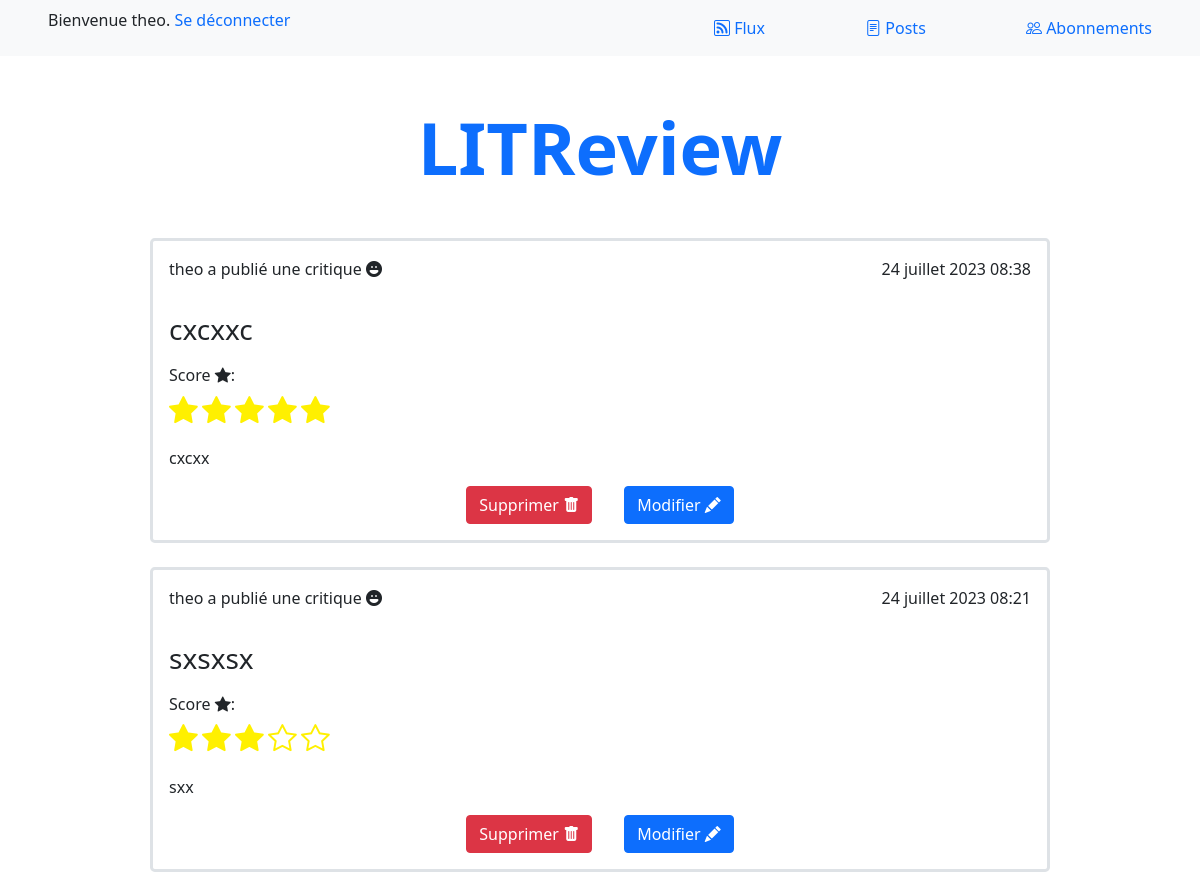
/posts (signed in, upper part), run on an earlier commit of the app's database.
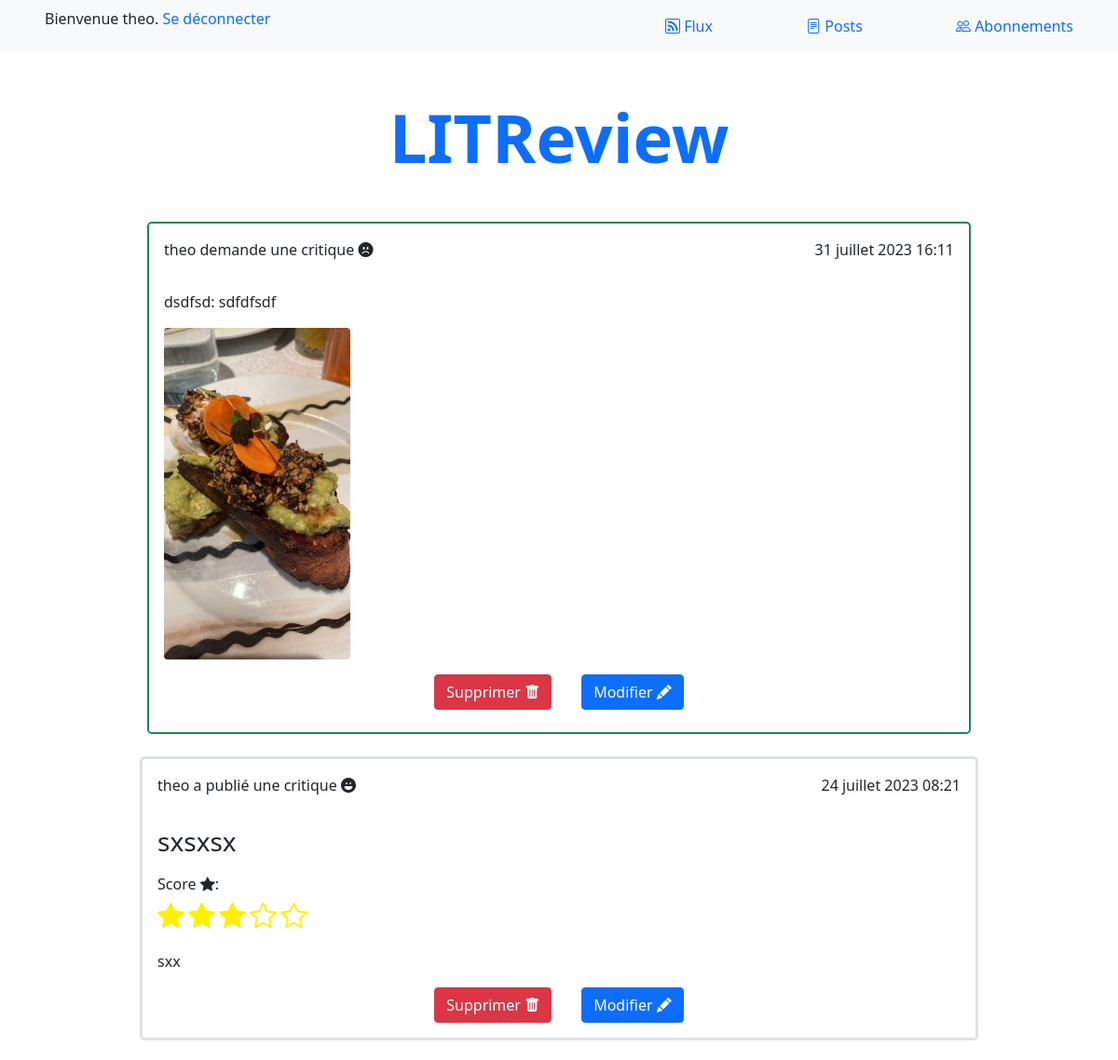
And on a later commit of the database.
### website/models.py (models this page shows, shortened)
class Review(models.Model):
    objects = models.Manager()
    ticket = models.ForeignKey(Ticket, on_delete=models.CASCADE)
    rating = models.PositiveSmallIntegerField(validators=[MinValueValidator(0), MaxValueValidator(5)])
    headline = models.CharField(max_length=128)
    body = models.TextField(max_length=8192, blank=True)
    user = models.ForeignKey(settings.AUTH_USER_MODEL, on_delete=models.CASCADE)
    time_created = models.DateTimeField(auto_now_add=True)

class Ticket(models.Model):
    objects = models.Manager()
    title = models.CharField(max_length=128, db_index=True)
    description = models.TextField(max_length=2048, blank=True)
    user = models.ForeignKey(settings.AUTH_USER_MODEL, on_delete=models.CASCADE)
    image = models.ImageField(null=True, blank=True)
    time_created = models.DateTimeField(auto_now_add=True)

### authentication/models.py (models this page shows)
class User(AbstractUser):
    pass

### website/views.py (the view)
# urls.py: path('posts', website.views.display_posts, name='posts'),
@login_required
def display_posts(request):
    tickets = Ticket.objects.filter(user=request.user)
    tickets = tickets.annotate(content_type=Value('TICKET', CharField()))
    reviews = Review.objects.filter(user=request.user)
    reviews = reviews.annotate(content_type=Value('REVIEW', CharField()))
    posts = sorted(chain(reviews, tickets),
                   key=lambda post: post.time_created, reverse=True)
    return render(request, 'website/posts.html', context={"posts": posts})

### website/templates/website/posts.html (shortened to what this page needs)
{% extends 'base.html' %}
{% block content %}
    <article>
        {% for post in posts %}
            {% if post.content_type == 'REVIEW' %}
                <div class="border border-3 rounded-3 my-4">
                    <div class="d-flex justify-content-between m-3">
                        <p>{{ post.user }} a publié une critique <i class="bi bi-emoji-laughing-fill"></i></p>
                        <p>{{ post.time_created }}</p>
                    </div>
                    <h3 class="text-start m-3">{{ post.headline }}</h3>
                    <div>
                        {% with filled_stars=post.rating %}
                            <p class="text-start mx-3 mb-0">Score <i class="bi bi-star-fill"></i>:</p>
                            <div class="text-start mx-3">
                                {% for _ in '12345'|make_list %}
                                    {% if forloop.counter <= filled_stars %}
                                        <i class="bi bi-star-fill" style="font-size: 1.8rem; color: #FFF000;"></i>
                                    {% else %}
                                        <i class="bi bi-star" style="font-size: 1.8rem; color: #FFF000;"></i>
                                    {% endif %}
                                {% endfor %}
                            </div>
                        {% endwith %}
                    </div>
                    <p class="text-start m-3">{{ post.body }}</p>
                    <div class="d-flex justify-content-center m-3">
                        <form method="post" action="{% url 'delete_review' post.id %}"
                              onsubmit="return confirm('Voulez-vous vraiment supprimer cette critique ?')">
                            <button class="btn btn-danger rounded mx-3" type="submit">Supprimer <i class="bi bi-trash-fill"></i></button>
                        </form>
                        <form method="post" action="{% url 'update_review' post.id %}">
                            <button class="btn btn-primary rounded mx-3" type="submit">Modifier <i class="bi bi-pencil-fill"></i></button>
                        </form>
                    </div>
                </div>
            {% else %}
                <div class="border border-success border-2 rounded-3 m-2 pb-2">
                    <div class="d-flex justify-content-between m-3">
                        <p>{{ post.user }} demande une critique <i class="bi bi-emoji-frown-fill"></i></p>
                        <p>{{ post.time_created }}</p>
                    </div>
                    <p class="text-start m-3">{{ post.title }}: {{ post.description }}</p>
                    {% if post.image %}
                        <img src="{{ post.image.url }}" class="d-flex justify-content-between m-3 rounded"
                             style="width: 200px; height: auto;">
                    {% endif %}
                    <div class="d-flex justify-content-center m-3">
                        <form method="post" action="{% url 'delete_ticket' post.id %}"
                              onsubmit="return confirm('Voulez-vous vraiment supprimer cette critique ?')">
                            <button class="btn btn-danger rounded mx-3" type="submit">Supprimer <i class="bi bi-trash-fill"></i></button>
                        </form>
                        <form method="post" action="{% url 'update_ticket' post.id %}">
                            <button class="btn btn-primary rounded mx-3" type="submit">Modifier <i class="bi bi-pencil-fill"></i></button>
                        </form>
                    </div>
                </div>
            {% endif %}
        {% endfor %}
    </article>
{% endblock %}

What changed in the data, as far as the page shows it:
removed Review: user "theo", time_created "24 juillet 2023 08:38", headline "cxcxxc", rating 5 (drawn), body "cxcxx"
added Ticket: user "theo", time_created "31 juillet 2023 16:11", title "dsdfsd", description "sdfdfsdf", image (picture)
